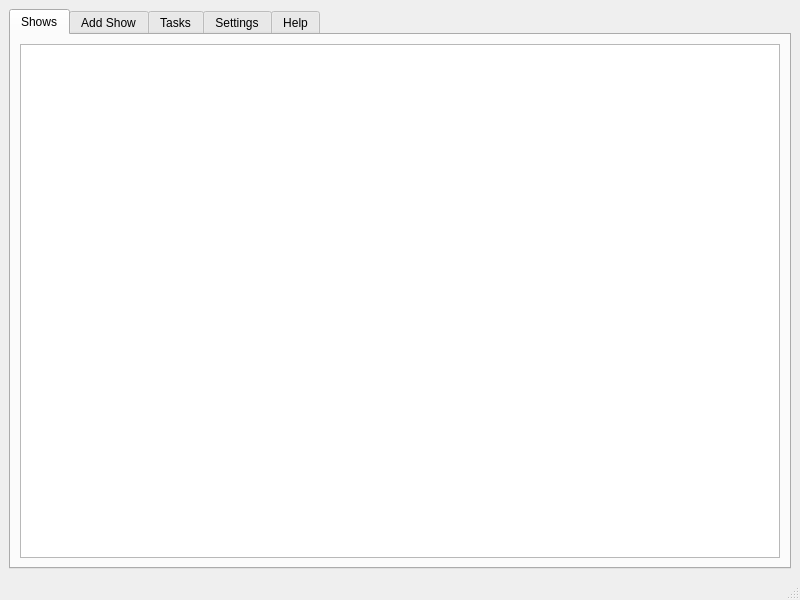
<?xml version="1.0" encoding="UTF-8"?>
<ui version="4.0">
 <class>mainui</class>
 <widget class="QMainWindow" name="mainui">
  <property name="geometry">
   <rect>
    <x>0</x>
    <y>0</y>
    <width>800</width>
    <height>600</height>
   </rect>
  </property>
  <property name="windowTitle">
   <string>Show Tracker</string>
  </property>
  <property name="windowIcon">
   <iconset resource="../../resources/resources.qrc">
    <normaloff>:/icon.png</normaloff>:/icon.png</iconset>
  </property>
  <widget class="QWidget" name="centralwidget">
   <layout class="QHBoxLayout" name="horizontalLayout">
    <item>
     <widget class="QTabWidget" name="tabs">
      <property name="tabShape">
       <enum>QTabWidget::Rounded</enum>
      </property>
      <property name="currentIndex">
       <number>0</number>
      </property>
      <property name="documentMode">
       <bool>false</bool>
      </property>
      <property name="tabsClosable">
       <bool>false</bool>
      </property>
      <widget class="QWidget" name="tabshows">
       <attribute name="title">
        <string>Shows</string>
       </attribute>
       <layout class="QHBoxLayout" name="horizontalLayout_2">
        <item>
         <layout class="QGridLayout" name="gridLayout_2">
          <item row="0" column="0">
           <widget class="QListView" name="showlist">
            <property name="selectionMode">
             <enum>QAbstractItemView::ExtendedSelection</enum>
            </property>
            <property name="iconSize">
             <size>
              <width>350</width>
              <height>64</height>
             </size>
            </property>
            <property name="resizeMode">
             <enum>QListView::Adjust</enum>
            </property>
            <property name="viewMode">
             <enum>QListView::IconMode</enum>
            </property>
            <property name="uniformItemSizes">
             <bool>false</bool>
            </property>
           </widget>
          </item>
         </layout>
        </item>
       </layout>
      </widget>
      <widget class="QWidget" name="tabadd">
       <property name="sizePolicy">
        <sizepolicy hsizetype="Expanding" vsizetype="Expanding">
         <horstretch>0</horstretch>
         <verstretch>0</verstretch>
        </sizepolicy>
       </property>
       <attribute name="title">
        <string>Add Show</string>
       </attribute>
       <layout class="QVBoxLayout" name="verticalLayout">
        <item>
         <layout class="QGridLayout" name="gridLayout" rowstretch="0,0">
          <property name="leftMargin">
           <number>0</number>
          </property>
          <property name="topMargin">
           <number>0</number>
          </property>
          <item row="0" column="0">
           <widget class="QPushButton" name="searchbutton">
            <property name="enabled">
             <bool>false</bool>
            </property>
            <property name="text">
             <string>Search</string>
            </property>
            <property name="autoDefault">
             <bool>true</bool>
            </property>
            <property name="default">
             <bool>true</bool>
            </property>
           </widget>
          </item>
          <item row="1" column="0" colspan="4">
           <widget class="QListView" name="searchresultsview">
            <property name="iconSize">
             <size>
              <width>350</width>
              <height>64</height>
             </size>
            </property>
            <property name="resizeMode">
             <enum>QListView::Adjust</enum>
            </property>
            <property name="viewMode">
             <enum>QListView::IconMode</enum>
            </property>
            <property name="uniformItemSizes">
             <bool>false</bool>
            </property>
           </widget>
          </item>
          <item row="0" column="1" colspan="2">
           <widget class="QLineEdit" name="searchtext"/>
          </item>
          <item row="0" column="3">
           <widget class="QPushButton" name="addbutton">
            <property name="enabled">
             <bool>false</bool>
            </property>
            <property name="text">
             <string>Add</string>
            </property>
           </widget>
          </item>
         </layout>
        </item>
       </layout>
      </widget>
      <widget class="QWidget" name="tabtasks">
       <attribute name="title">
        <string>Tasks</string>
       </attribute>
       <layout class="QVBoxLayout" name="verticalLayout_2">
        <item>
         <layout class="QGridLayout" name="gridLayout_3">
          <item row="0" column="0">
           <widget class="QLabel" name="label">
            <property name="text">
             <string>Refresh information for all shows (This may take a while)</string>
            </property>
            <property name="wordWrap">
             <bool>true</bool>
            </property>
           </widget>
          </item>
          <item row="0" column="1">
           <widget class="QPushButton" name="refreshshowsbutton">
            <property name="text">
             <string>Refresh Show(s)</string>
            </property>
           </widget>
          </item>
          <item row="1" column="0">
           <widget class="QLabel" name="label_2">
            <property name="text">
             <string>Delete selected show(s) (This will not delete what episodes are watched for the show in case it is added again later)</string>
            </property>
            <property name="wordWrap">
             <bool>true</bool>
            </property>
           </widget>
          </item>
          <item row="1" column="1">
           <widget class="QPushButton" name="removeshowsbutton">
            <property name="text">
             <string>Remove Show(s)</string>
            </property>
           </widget>
          </item>
          <item row="3" column="0">
           <spacer name="verticalSpacer">
            <property name="orientation">
             <enum>Qt::Vertical</enum>
            </property>
            <property name="sizeHint" stdset="0">
             <size>
              <width>20</width>
              <height>40</height>
             </size>
            </property>
           </spacer>
          </item>
          <item row="2" column="1">
           <widget class="QPushButton" name="getshowlistbutton">
            <property name="text">
             <string>Display Show List</string>
            </property>
           </widget>
          </item>
          <item row="2" column="0">
           <widget class="QLabel" name="label_5">
            <property name="text">
             <string>Output a list of tracked shows</string>
            </property>
           </widget>
          </item>
         </layout>
        </item>
       </layout>
      </widget>
      <widget class="QWidget" name="tabsettings">
       <attribute name="title">
        <string>Settings</string>
       </attribute>
       <layout class="QVBoxLayout" name="verticalLayout_3">
        <item>
         <layout class="QGridLayout" name="gridLayout_4">
          <item row="2" column="1">
           <spacer name="verticalSpacer_2">
            <property name="orientation">
             <enum>Qt::Vertical</enum>
            </property>
            <property name="sizeHint" stdset="0">
             <size>
              <width>20</width>
              <height>40</height>
             </size>
            </property>
           </spacer>
          </item>
          <item row="0" column="1">
           <widget class="QCheckBox" name="settingsautoswitchshowtab">
            <property name="text">
             <string>On</string>
            </property>
           </widget>
          </item>
          <item row="0" column="0">
           <widget class="QLabel" name="label_3">
            <property name="text">
             <string>Auto Switch Show Tab
When opening a new show tab, automatically switch to it</string>
            </property>
           </widget>
          </item>
          <item row="2" column="0">
           <spacer name="horizontalSpacer">
            <property name="orientation">
             <enum>Qt::Horizontal</enum>
            </property>
            <property name="sizeHint" stdset="0">
             <size>
              <width>40</width>
              <height>20</height>
             </size>
            </property>
           </spacer>
          </item>
          <item row="1" column="0">
           <widget class="QLabel" name="label_4">
            <property name="text">
             <string>Auto Switch Season Tab
When opening a new season tab, automatically switch to it</string>
            </property>
           </widget>
          </item>
          <item row="1" column="1">
           <widget class="QCheckBox" name="settingsautoswitchseasontab">
            <property name="text">
             <string>On</string>
            </property>
           </widget>
          </item>
         </layout>
        </item>
       </layout>
      </widget>
      <widget class="QWidget" name="tab">
       <attribute name="title">
        <string>Help</string>
       </attribute>
       <layout class="QVBoxLayout" name="verticalLayout_4">
        <item>
         <widget class="QTextEdit" name="helptext">
          <property name="readOnly">
           <bool>true</bool>
          </property>
          <property name="html">
           <string>&lt;!DOCTYPE HTML PUBLIC &quot;-//W3C//DTD HTML 4.0//EN&quot; &quot;http://www.w3.org/TR/REC-html40/strict.dtd&quot;&gt;
&lt;html&gt;&lt;head&gt;&lt;meta name=&quot;qrichtext&quot; content=&quot;1&quot; /&gt;&lt;style type=&quot;text/css&quot;&gt;
p, li { white-space: pre-wrap; }
&lt;/style&gt;&lt;/head&gt;&lt;body style=&quot; font-family:'Sans'; font-size:10pt; font-weight:400; font-style:normal;&quot;&gt;
&lt;p style=&quot; margin-top:0px; margin-bottom:0px; margin-left:0px; margin-right:0px; -qt-block-indent:0; text-indent:0px;&quot;&gt;&lt;span style=&quot; font-size:22pt; font-weight:600;&quot;&gt;Using Show Tracker&lt;/span&gt;&lt;/p&gt;
&lt;p style=&quot;-qt-paragraph-type:empty; margin-top:0px; margin-bottom:0px; margin-left:0px; margin-right:0px; -qt-block-indent:0; text-indent:0px; font-size:22pt; font-weight:600;&quot;&gt;&lt;/p&gt;
&lt;p style=&quot; margin-top:0px; margin-bottom:0px; margin-left:0px; margin-right:0px; -qt-block-indent:0; text-indent:0px;&quot;&gt;&lt;span style=&quot; font-size:18pt; font-weight:600;&quot;&gt;Adding a show&lt;/span&gt;&lt;/p&gt;
&lt;ul style=&quot;margin-top: 0px; margin-bottom: 0px; margin-left: 0px; margin-right: 0px; -qt-list-indent: 1;&quot;&gt;&lt;li style=&quot; margin-top:12px; margin-bottom:0px; margin-left:0px; margin-right:0px; -qt-block-indent:0; text-indent:0px;&quot;&gt;&lt;span style=&quot; font-size:14pt;&quot;&gt;Select the &amp;quot;Add Show&amp;quot; tab&lt;/span&gt;&lt;/li&gt;
&lt;li style=&quot; margin-top:0px; margin-bottom:0px; margin-left:0px; margin-right:0px; -qt-block-indent:0; text-indent:0px;&quot;&gt;&lt;span style=&quot; font-size:14pt;&quot;&gt;Type the show name in to the search box&lt;/span&gt;&lt;/li&gt;
&lt;li style=&quot; margin-top:0px; margin-bottom:0px; margin-left:0px; margin-right:0px; -qt-block-indent:0; text-indent:0px;&quot;&gt;&lt;span style=&quot; font-size:14pt;&quot;&gt;Press &amp;quot;Search&amp;quot; and wait for the list to populate&lt;/span&gt;&lt;/li&gt;
&lt;li style=&quot; margin-top:0px; margin-bottom:0px; margin-left:0px; margin-right:0px; -qt-block-indent:0; text-indent:0px;&quot;&gt;&lt;span style=&quot; font-size:14pt;&quot;&gt;Select the show in the list&lt;/span&gt;&lt;/li&gt;
&lt;li style=&quot; margin-top:0px; margin-bottom:12px; margin-left:0px; margin-right:0px; -qt-block-indent:0; text-indent:0px;&quot;&gt;&lt;span style=&quot; font-size:14pt;&quot;&gt;Press &amp;quot;Add&amp;quot;&lt;/span&gt;&lt;/li&gt;&lt;/ul&gt;
&lt;p style=&quot; margin-top:0px; margin-bottom:12px; margin-left:0px; margin-right:0px; -qt-block-indent:0; text-indent:0px;&quot;&gt;&lt;span style=&quot; font-size:18pt; font-weight:600;&quot;&gt;Removing a show&lt;/span&gt;&lt;/p&gt;
&lt;ul style=&quot;margin-top: 0px; margin-bottom: 0px; margin-left: 0px; margin-right: 0px; -qt-list-indent: 1;&quot;&gt;&lt;li style=&quot; margin-top:12px; margin-bottom:0px; margin-left:0px; margin-right:0px; -qt-block-indent:0; text-indent:0px;&quot;&gt;&lt;span style=&quot; font-size:14pt;&quot;&gt;Select the &amp;quot;Shows&amp;quot; tab&lt;/span&gt;&lt;/li&gt;
&lt;li style=&quot; margin-top:0px; margin-bottom:0px; margin-left:0px; margin-right:0px; -qt-block-indent:0; text-indent:0px;&quot;&gt;&lt;span style=&quot; font-size:14pt;&quot;&gt;Select the show in the list&lt;/span&gt;&lt;/li&gt;
&lt;li style=&quot; margin-top:0px; margin-bottom:0px; margin-left:0px; margin-right:0px; -qt-block-indent:0; text-indent:0px;&quot;&gt;&lt;span style=&quot; font-size:14pt;&quot;&gt;Select the &amp;quot;Tasks&amp;quot; tab&lt;/span&gt;&lt;/li&gt;
&lt;li style=&quot; font-size:14pt;&quot; style=&quot; margin-top:0px; margin-bottom:0px; margin-left:0px; margin-right:0px; -qt-block-indent:0; text-indent:0px;&quot;&gt;Click &amp;quot;Remove show(s)&amp;quot;&lt;/li&gt;&lt;/ul&gt;
&lt;p style=&quot;-qt-paragraph-type:empty; margin-top:0px; margin-bottom:0px; margin-left:0px; margin-right:0px; -qt-block-indent:0; text-indent:0px; font-size:14pt;&quot;&gt;&lt;/p&gt;
&lt;p style=&quot; margin-top:0px; margin-bottom:0px; margin-left:0px; margin-right:0px; -qt-block-indent:0; text-indent:0px;&quot;&gt;&lt;span style=&quot; font-size:18pt; font-weight:600;&quot;&gt;Updating all shows&lt;/span&gt;&lt;/p&gt;
&lt;ul style=&quot;margin-top: 0px; margin-bottom: 0px; margin-left: 0px; margin-right: 0px; -qt-list-indent: 1;&quot;&gt;&lt;li style=&quot; margin-top:12px; margin-bottom:0px; margin-left:0px; margin-right:0px; -qt-block-indent:0; text-indent:0px;&quot;&gt;&lt;span style=&quot; font-size:14pt;&quot;&gt;Select the &amp;quot;Tasks&amp;quot; tab&lt;/span&gt;&lt;/li&gt;
&lt;li style=&quot; font-size:14pt;&quot; style=&quot; margin-top:0px; margin-bottom:0px; margin-left:0px; margin-right:0px; -qt-block-indent:0; text-indent:0px;&quot;&gt;Click &amp;quot;Refresh show(s)&amp;quot;&lt;/li&gt;&lt;/ul&gt;
&lt;p style=&quot;-qt-paragraph-type:empty; margin-top:0px; margin-bottom:0px; margin-left:0px; margin-right:0px; -qt-block-indent:0; text-indent:0px; font-size:14pt;&quot;&gt;&lt;/p&gt;
&lt;p style=&quot; margin-top:0px; margin-bottom:0px; margin-left:0px; margin-right:0px; -qt-block-indent:0; text-indent:0px;&quot;&gt;&lt;span style=&quot; font-size:18pt; font-weight:600;&quot;&gt;Tracking an episode&lt;/span&gt;&lt;/p&gt;
&lt;ul style=&quot;margin-top: 0px; margin-bottom: 0px; margin-left: 0px; margin-right: 0px; -qt-list-indent: 1;&quot;&gt;&lt;li style=&quot; margin-top:12px; margin-bottom:0px; margin-left:0px; margin-right:0px; -qt-block-indent:0; text-indent:0px;&quot;&gt;&lt;span style=&quot; font-size:14pt;&quot;&gt;Select the &amp;quot;Shows&amp;quot; tab&lt;/span&gt;&lt;/li&gt;
&lt;li style=&quot; font-size:14pt;&quot; style=&quot; margin-top:0px; margin-bottom:0px; margin-left:0px; margin-right:0px; -qt-block-indent:0; text-indent:0px;&quot;&gt;Double click desired show&lt;/li&gt;
&lt;li style=&quot; font-size:14pt;&quot; style=&quot; margin-top:0px; margin-bottom:0px; margin-left:0px; margin-right:0px; -qt-block-indent:0; text-indent:0px;&quot;&gt;Double click desired season&lt;/li&gt;
&lt;li style=&quot; font-size:14pt;&quot; style=&quot; margin-top:0px; margin-bottom:0px; margin-left:0px; margin-right:0px; -qt-block-indent:0; text-indent:0px;&quot;&gt;Click/check the checkbox of the desired episode&lt;/li&gt;&lt;/ul&gt;
&lt;p style=&quot;-qt-paragraph-type:empty; margin-top:0px; margin-bottom:0px; margin-left:0px; margin-right:0px; -qt-block-indent:0; text-indent:0px; font-size:14pt;&quot;&gt;&lt;/p&gt;
&lt;p style=&quot; margin-top:0px; margin-bottom:0px; margin-left:0px; margin-right:0px; -qt-block-indent:0; text-indent:0px;&quot;&gt;&lt;span style=&quot; font-size:18pt; font-weight:600;&quot;&gt;Understanding UI colours&lt;/span&gt;&lt;/p&gt;
&lt;p style=&quot; margin-top:0px; margin-bottom:0px; margin-left:0px; margin-right:0px; -qt-block-indent:0; text-indent:0px;&quot;&gt;&lt;span style=&quot; font-size:14pt;&quot;&gt;Shows, Seasons, and Episodes may be highlighted with a colour&lt;/span&gt;&lt;/p&gt;
&lt;ul style=&quot;margin-top: 0px; margin-bottom: 0px; margin-left: 0px; margin-right: 0px; -qt-list-indent: 1;&quot;&gt;&lt;li style=&quot; margin-top:12px; margin-bottom:0px; margin-left:0px; margin-right:0px; -qt-block-indent:0; text-indent:0px;&quot;&gt;&lt;span style=&quot; font-size:14pt;&quot;&gt;Green means there is an episode available for viewing&lt;/span&gt;&lt;/li&gt;
&lt;li style=&quot; font-size:14pt;&quot; style=&quot; margin-top:0px; margin-bottom:0px; margin-left:0px; margin-right:0px; -qt-block-indent:0; text-indent:0px;&quot;&gt;Yellow means there is an episode tomorrow&lt;/li&gt;
&lt;li style=&quot; font-size:14pt;&quot; style=&quot; margin-top:0px; margin-bottom:0px; margin-left:0px; margin-right:0px; -qt-block-indent:0; text-indent:0px;&quot;&gt;Blue means there is an episode within a week&lt;/li&gt;
&lt;li style=&quot; font-size:14pt;&quot; style=&quot; margin-top:0px; margin-bottom:0px; margin-left:0px; margin-right:0px; -qt-block-indent:0; text-indent:0px;&quot;&gt;Red means there is an episode further in the future&lt;/li&gt;&lt;/ul&gt;
&lt;p style=&quot;-qt-paragraph-type:empty; margin-top:0px; margin-bottom:0px; margin-left:0px; margin-right:0px; -qt-block-indent:0; text-indent:0px; font-size:14pt;&quot;&gt;&lt;/p&gt;
&lt;p style=&quot; margin-top:0px; margin-bottom:0px; margin-left:0px; margin-right:0px; -qt-block-indent:0; text-indent:0px;&quot;&gt;&lt;span style=&quot; font-size:14pt;&quot;&gt;If there is no colour, then there are no known unwatched episodes&lt;/span&gt;&lt;/p&gt;&lt;/body&gt;&lt;/html&gt;</string>
          </property>
         </widget>
        </item>
       </layout>
      </widget>
     </widget>
    </item>
   </layout>
  </widget>
  <widget class="QStatusBar" name="statusbar"/>
  <action name="actionQuit">
   <property name="text">
    <string>Quit</string>
   </property>
  </action>
 </widget>
 <resources>
  <include location="../../resources/resources.qrc"/>
 </resources>
 <connections/>
</ui>
